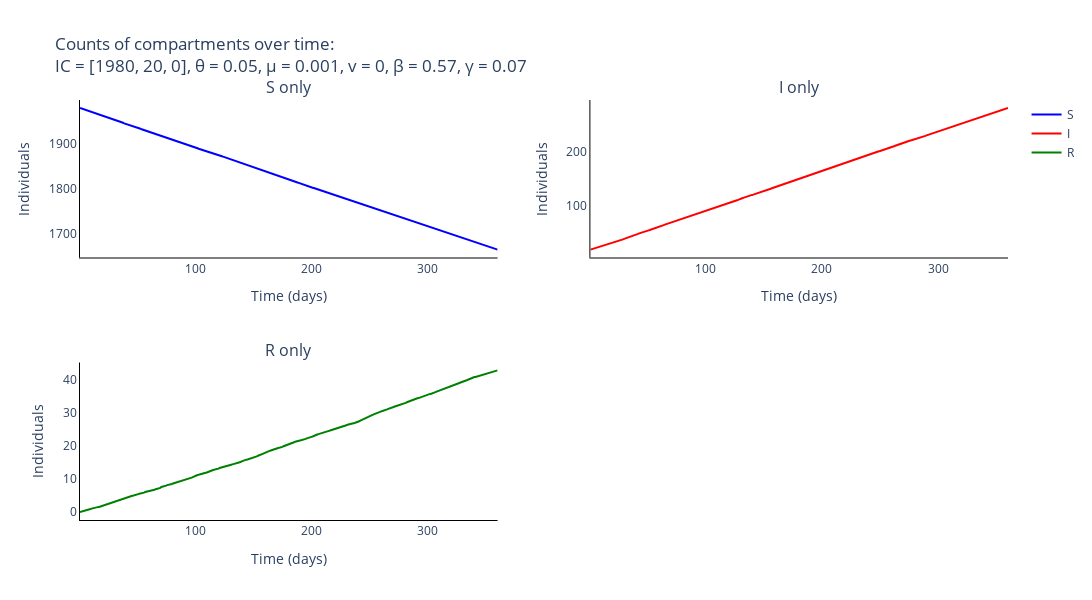

Notebook code for this chart:
### Markdown cell above
### Plot output of Gillespie for the different compartments of cells

### Code cell
# Trace names - represent the type of individuals for the simulation
trace_name = ['{}'.format(s) for s in compartments]

# Names of panels
panels = ['{} only'.format(s) for s in compartments]

fig = go.Figure()
fig = make_subplots(rows=int(np.ceil(len(panels)/2)), cols=2, subplot_titles=tuple('{}'.format(p) for p in panels))

# Add traces to the separate counts panels
for s, spec in enumerate(compartments):
    fig.add_trace(
        go.Scatter(
            y=np.mean(output_algorithm[:, :, s], axis=0).tolist(),
            x=times,
            mode='lines',
            name=trace_name[s],
            line_color=colours[s]
        ),
        row= int(np.floor(s / 2)) + 1,
        col= s % 2 + 1
    )

# Add axis labels
fig.update_layout(
    title='Counts of compartments over time:<br>IC = {}, θ = {}, μ = {}, v = {}, β = {:.2f}, γ = {:.2f}'.format(parameters[0:3], parameters[3], parameters[4], parameters[5], parameters[6], parameters[7]),
    width=1100, 
    height=600,
    plot_bgcolor='white',
    xaxis=dict(
        linecolor='black',
        title = 'Time (days)'
        ),
    yaxis=dict(
        linecolor='black',
        title = 'Individuals'),
    xaxis2=dict(
        linecolor='black',
        title = 'Time (days)'
        ),
    yaxis2=dict(
        linecolor='black',
        title = 'Individuals'),
    xaxis3=dict(
        linecolor='black',
        title = 'Time (days)'
        ),
    yaxis3=dict(
        linecolor='black',
        title = 'Individuals')
    #legend=dict(
    #    orientation="h",
    #    yanchor="bottom",
    #    y=1.02,
    #    xanchor="right",
    #    x=1
    #)
    )

fig.write_image('images/SIR-gillespie.pdf')
fig.show()

### Figure 1 — Plotly figure (JSON) as saved in the notebook; plotly's stock layout.template omitted (floating-point values rounded to 4 significant figures; data arrays with more than 128 entries replaced by an {"elided": "..."} marker saying what was removed)
{"data": [{"line": {"color": "blue"}, "mode": "lines", "name": "S", "type": "scatter", "x": {"elided": "360 int values"}, "xaxis": "x", "y": {"elided": "360 float values"}, "yaxis": "y"}, {"line": {"color": "red"}, "mode": "lines", "name": "I", "type": "scatter", "x": {"elided": "360 int values"}, "xaxis": "x2", "y": {"elided": "360 float values"}, "yaxis": "y2"}, {"line": {"color": "green"}, "mode": "lines", "name": "R", "type": "scatter", "x": {"elided": "360 int values"}, "xaxis": "x3", "y": {"elided": "360 float values"}, "yaxis": "y3"}], "layout": {"annotations": [{"font": {"size": 16}, "showarrow": false, "text": "S only", "x": 0.225, "xanchor": "center", "xref": "paper", "y": 1, "yanchor": "bottom", "yref": "paper"}, {"font": {"size": 16}, "showarrow": false, "text": "I only", "x": 0.775, "xanchor": "center", "xref": "paper", "y": 1, "yanchor": "bottom", "yref": "paper"}, {"font": {"size": 16}, "showarrow": false, "text": "R only", "x": 0.225, "xanchor": "center", "xref": "paper", "y": 0.375, "yanchor": "bottom", "yref": "paper"}], "height": 600, "plot_bgcolor": "white", "title": {"text": "Counts of compartments over time:<br>IC = [1980, 20, 0], θ = 0.05, μ = 0.001, v = 0, β = 0.57, γ = 0.07"}, "width": 1100, "xaxis": {"anchor": "y", "domain": [0, 0.45], "linecolor": "black", "title": {"text": "Time (days)"}}, "xaxis2": {"anchor": "y2", "domain": [0.55, 1], "linecolor": "black", "title": {"text": "Time (days)"}}, "xaxis3": {"anchor": "y3", "domain": [0, 0.45], "linecolor": "black", "title": {"text": "Time (days)"}}, "xaxis4": {"anchor": "y4", "domain": [0.55, 1]}, "yaxis": {"anchor": "x", "domain": [0.625, 1], "linecolor": "black", "title": {"text": "Individuals"}}, "yaxis2": {"anchor": "x2", "domain": [0.625, 1], "linecolor": "black", "title": {"text": "Individuals"}}, "yaxis3": {"anchor": "x3", "domain": [0, 0.375], "linecolor": "black", "title": {"text": "Individuals"}}, "yaxis4": {"anchor": "x4", "domain": [0, 0.375]}}}
